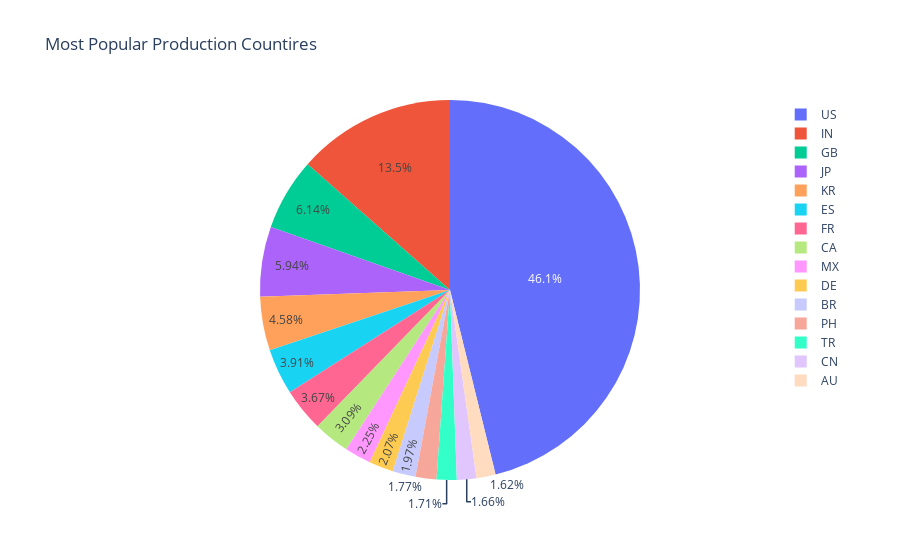

The notebook cell saved with this chart:
### Code cell
import plotly.express as px
fig=px.pie(data,values=values, names=labels,title="Most Popular Production Countires")
fig.show()

### Figure 1 — Plotly figure (JSON) as saved in the notebook; plotly's stock layout.template omitted (floating-point values rounded to 4 significant figures)
{"data": [{"domain": {"x": [0, 1], "y": [0, 1]}, "hovertemplate": "label=%{label}<br>value=%{value}<extra></extra>", "labels": ["US", "IN", "GB", "JP", "KR", "ES", "FR", "CA", "MX", "DE", "BR", "PH", "TR", "CN", "AU"], "legendgroup": "", "name": "", "showlegend": true, "type": "pie", "values": [2136, 624, 284, 275, 212, 181, 170, 143, 104, 96, 91, 82, 79, 77, 75]}], "layout": {"legend": {"tracegroupgap": 0}, "title": {"text": "Most Popular Production Countires"}}}
